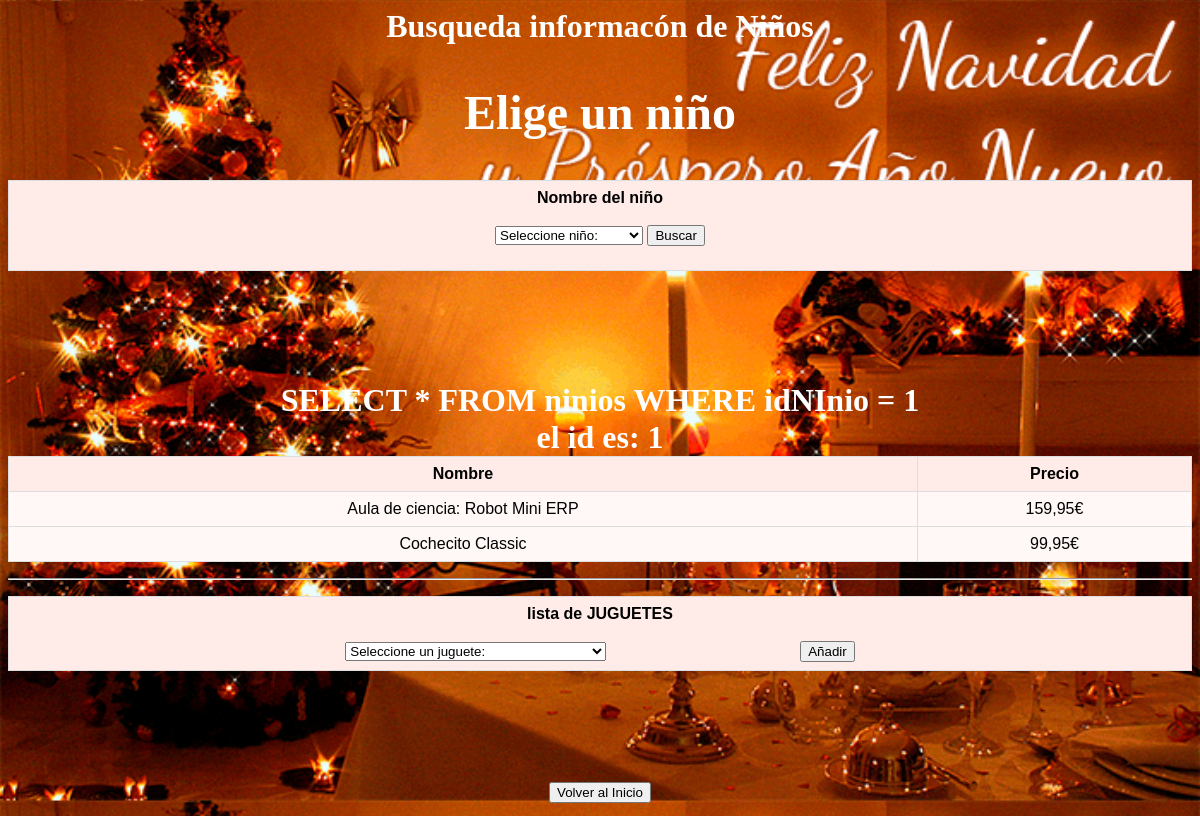
Screenshot of /listaninosregalos.php?idNInio=1 with the database file from the repository.
### tables this page shows
CREATE TABLE `regalos` (
  `idRegalo` int(11) NOT NULL,
  `idJugueteFK` int(11) NOT NULL,
  `idNinioFK` int(11) NOT NULL
);

CREATE TABLE `juguetes` (
  `idJuguete` int(11) NOT NULL,
  `nombreJuguete` varchar(45) NOT NULL,
  `precioJuguete` float(10,2) NOT NULL,
  `idReyFK` int(11) NOT NULL
);

### listaninosregalos.php (the view, shortened to what this page needs)
<?php
require_once('conexion.php');
require_once('busqueda.php');
$conexion = new conexion();
if(isset($_POST['id'])){
    $ninios = $_POST['id'];
}else if(isset($_POST['id'])){
    $ninios = $_POST['idNInio'];
}else if(isset($_GET['idNInio'])){
    $ninios = (int) filter_input(INPUT_GET, 'idNInio');
}else{
        header('Location: busqueda.php');
}
$rows = $conexion->selectPedidosDe($ninios);
$regalos = $conexion->buscarReg();
?>
<!DOCTYPE html>
<html>
    <head>
        <link href="./estilosCSS.css" rel="stylesheet" type="text/css">
</head>
</head>
<body>
                    <table>
                        <thead>
                            <tr>
                                <th>Nombre</th>
                                <th>Precio</th>
                            </tr>
                        </thead>
                        <tbody>
                            <?php while($row = $rows->fetch_assoc()){ ?>
                                <tr>
                                    <td><?php echo $row['nombreJuguete']; ?></td>
                                    <td><?php echo number_format($row['precioJuguete'],2,',','.'); ?>€</td>
                                </tr>
                        </tbody>
                        <?php } ?>
                    </table>
           <hr>
           <table>
         <thead>
            <tr>
            <th><form action="listaninosregalos.php" method="POST">
                <label>lista de JUGUETES</label>
                <br>
                <br>
                    <select name="idJuguete" id="idJuguete" require>
                    <?php $listaRegalos[] = $row['idJuguete']?>
                    <?php while($regalo = $regalos->fetch_assoc()){ ?>
                    <option value="">Seleccione un juguete:</option>
                    <?php if(!in_array($regalo['idJuguete'], $listaRegalos)){ ?>
                    </form>
                <?php } ?>
            <?php } ?>
        <button type="submit" class="btn btn-info" name="anadir">Añadir</button>
</table>
    <br>
    <br>
    <br>
    <a href="index.php"><button type="button">Volver al Inicio</button>
</body>
</html>

### estilosCSS.css (style rules this page uses)
body { background-image:url(./img/portada.gif); background-size: 100% auto; height: 100%; }

### busqueda.php (style rules this page uses)
table { font-family: arial, sans-serif; border-collapse: collapse; width: 100%; }
td, th { border: 1px solid #dddddd; text-align: center; padding: 8px; }
td { background-color:#FFF8F6; }
th { background-color:#FFECE8; }

### listaninosregalos.php (style rules this page uses)
table { font-family: arial, sans-serif; border-collapse: collapse; width: 100%; }
th, td { border: 1px solid #dddddd; text-align: center; padding: 8px; }
td { background-color:#FFF8F6; }
th { background-color:#FFECE8; }

### rows the page displays
regalos: idJugueteFK.nombreJuguete "Aula de ciencia: Robot Mini ERP", idJugueteFK.precioJuguete "159,95"
regalos: idJugueteFK.nombreJuguete "Cochecito Classic", idJugueteFK.precioJuguete "99,95"

### other values shown
$id "1"
